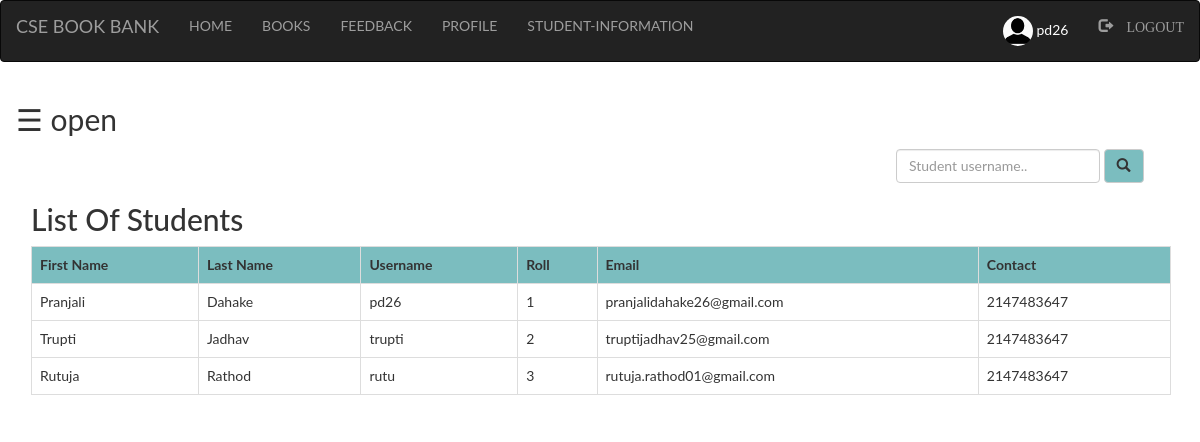
Screenshot of /admin/student.php (signed in) with the database file from the repository.
### tables this page shows
CREATE TABLE `student` (
  `first` varchar(100) NOT NULL,
  `last` varchar(100) NOT NULL,
  `username` varchar(100) NOT NULL,
  `password` varchar(100) NOT NULL,
  `roll` int(100) NOT NULL,
  `email` varchar(100) NOT NULL,
  `contact` int(100) NOT NULL
);

### admin/student.php (the view, shortened to what this page needs)
<?php
  include "connection.php";
  include "navbar.php";
?>
<!DOCTYPE html>
<html>
<head>
</head>
<body>
<div id="main">
  <span style="font-size:30px;cursor:pointer" onclick="openNav()">&#9776; open</span>
<div class="container">
	<div class="srch">
		<form class="navbar-form" method="post" name="form1">
				<input class="form-control" type="text" name="search" placeholder="Student username.." required="">
				<button style="background-color: #6db6b9e6;" type="submit" name="submit" class="btn btn-default">
					<span class="glyphicon glyphicon-search"></span>
				</button>
		</form>
	</div>
	<h2>List Of Students</h2>
	<?php
		if(isset($_POST['submit']))
		{
			$q=mysqli_query($db,"SELECT first,last,username,roll,email,contact FROM `student` where username like '%$_POST[search]%' ");
			if(mysqli_num_rows($q)==0)
			{
				echo "Sorry! No student found with that username. Try searching again.";
			}
			else
			{
		echo "<table class='table table-bordered table-hover' >";
			echo "<tr style='background-color: #6db6b9e6;'>";
				echo "<th>"; echo "First Name";	echo "</th>";
				echo "<th>"; echo "Last Name";  echo "</th>";
				echo "<th>"; echo "Username";  echo "</th>";
				echo "<th>"; echo "Roll";  echo "</th>";
				echo "<th>"; echo "Email";  echo "</th>";
				echo "<th>"; echo "Contact";  echo "</th>";
			echo "</tr>";
			while($row=mysqli_fetch_assoc($q))
			{
				echo "<tr>";
				echo "<td>"; echo $row['first']; echo "</td>";
				echo "<td>"; echo $row['last']; echo "</td>";
				echo "<td>"; echo $row['username']; echo "</td>";
				echo "<td>"; echo $row['roll']; echo "</td>";
				echo "<td>"; echo $row['email']; echo "</td>";
				echo "<td>"; echo $row['contact']; echo "</td>";
				echo "</tr>";
			}
		echo "</table>";
			}
		}
		else
		{
			$res=mysqli_query($db,"SELECT first,last,username,roll,email,contact FROM `student`;");
		echo "<table class='table table-bordered table-hover' >";
			echo "<tr style='background-color: #6db6b9e6;'>";
				echo "<th>"; echo "First Name";	echo "</th>";
				echo "<th>"; echo "Last Name";  echo "</th>";
				echo "<th>"; echo "Username";  echo "</th>";
				echo "<th>"; echo "Roll";  echo "</th>";
				echo "<th>"; echo "Email";  echo "</th>";
				echo "<th>"; echo "Contact";  echo "</th>";
			echo "</tr>";
			while($row=mysqli_fetch_assoc($res))
			{
				echo "<tr>";
				echo "<td>"; echo $row['first']; echo "</td>";
				echo "<td>"; echo $row['last']; echo "</td>";
				echo "<td>"; echo $row['username']; echo "</td>";
				echo "<td>"; echo $row['roll']; echo "</td>";
				echo "<td>"; echo $row['email']; echo "</td>";
				echo "<td>"; echo $row['contact']; echo "</td>";
				echo "</tr>";
			}
		echo "</table>";
		}
	?>
</div>
</body>
</html>

### admin/navbar.php (shortened to what this page needs)
<!DOCTYPE html>
<html>
<head>
    <link rel="stylesheet" type="text/css" href="style.css">
    <link rel="stylesheet" href="bootstrap/css/bootstrap.min.css">
</head>
<body>
      <nav class="navbar navbar-inverse">
      <div class="container-fluid">
          <div class="navbar-header">
            <a class="navbar-brand active">CSE BOOK BANK</a>
          </div>
          <ul class="nav navbar-nav">
            <li><a href="index.php">HOME</a></li>
            <li><a href="books.php">BOOKS</a></li>
            <li><a href="feedback.php">FEEDBACK</a></li>
          </ul>
          <?php
            if(isset($_SESSION['login_user']))
            {?>
                <ul class="nav navbar-nav">
                  <li><a href="profile.php">PROFILE</a></li>
                  <li><a href="student.php">
                    STUDENT-INFORMATION
                  </a></li>
                </ul>
                <ul class="nav navbar-nav navbar-right">
                  <li><a href="profile.php">
                    <div style="color: white">
                      <?php
                        echo "<img class='img-circle profile_img' height=30 width=30 src='images/p.jpg'>";
                        echo " ".$_SESSION['login_user'];
                      ?>
                    </div>
                  </a></li>
                  <li><a href="logout.php"><span class="glyphicon glyphicon-log-out"> LOGOUT</span></a></li>
                </ul>
                <?php
            }
          ?>
      </div>
    </nav>
</body>
</html>

### admin/style.css (style rules this page uses)
html, body, div, span, object, iframe, h1, h2, h3, h4, h5, h6, p, blockquote, pre, abbr, address, cite, code, del, dfn, em, img, ins, kbd, q, samp, small, strong, sub, sup, var, b, i, dl, dt, dd, ol, ul, li, fieldset, form, label, legend, table, caption, tbody, tfoot, thead, tr, th, td, article, aside, canvas, details, figcaption, figure, footer, header, hgroup, menu, nav, section, summary, time, mark, audio, video { margin:0; padding:0; border:0; outline:0; font-size:100%; vertical-align:baseline; background:transparent; }
body { line-height:1; height: 550px; margin-top: 0px; }
article,aside,details,figcaption,figure, footer,header,hgroup,menu,nav,section { display:block; }
nav ul { list-style:none; }
a { margin:0; padding:0; font-size:100%; vertical-align:baseline; background:transparent; }
table { border-collapse:collapse; border-spacing:0; }
input, select { vertical-align:middle; }
li a { color: white; text-decoration: none; }
input { height: 25px; width: 300px; }
.container-fluid { padding-right: 15px; padding-left: 9px; margin-right: auto; margin-left: auto; }

### admin/student.php (style rules this page uses)
.srch { padding-left: 850px; }
body { font-family: "Lato", sans-serif; transition: background-color .5s; }
#main { transition: margin-left .5s; padding: 16px; }
.img-circle { margin-left: 20px; }

### rows the page displays
student: first "Pranjali", last "Dahake", username "pd26", roll "1", email "pranjalidahake26@gmail.com", contact "2147483647"
student: first "Trupti", last "Jadhav", username "trupti", roll "2", email "truptijadhav25@gmail.com", contact "2147483647"
student: first "Rutuja", last "Rathod", username "rutu", roll "3", email "rutuja.rathod01@gmail.com", contact "2147483647"

### other values shown
$_SESSION['login_user'] "pd26"
